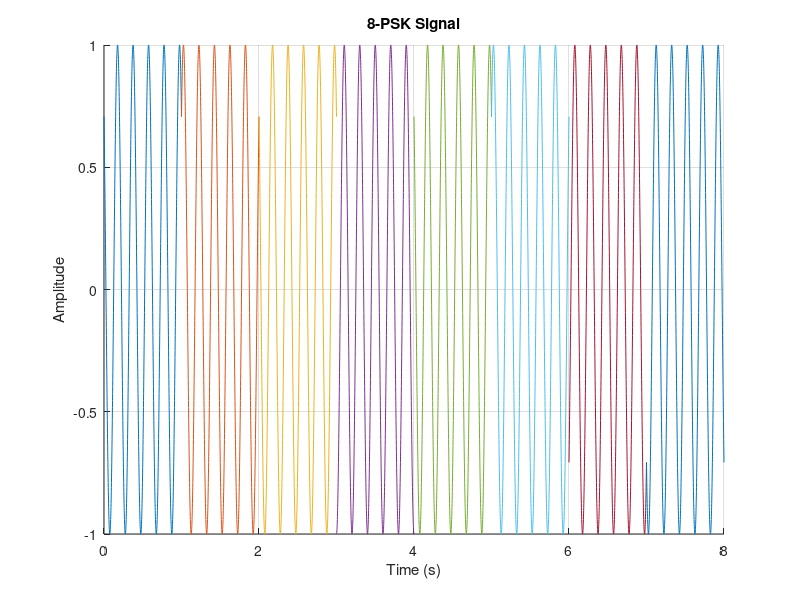

Source code (MATLAB):
close all;
clc;

fs = 1000;
t0 = 0:1/fs:1;
fc = 5;
x = [2 1 2 5 2 1 4 7];

hold on;
grid on;
title('8-PSK Signal');
xlabel('Time (s)');
ylabel('Amplitude');

for i = 1:length(x)
    t = t0 + (i-1);

    if x(i) == 0
        phase = 0;
    elseif x(i) == 1
        phase = pi/4;
    elseif x(i) == 2
        phase = 3*pi/4;
    elseif x(i) == 3
        phase = pi/2;
    elseif x(i) == 4
        phase = -pi/4;
    elseif x(i) == 5
        phase = -pi/2;
    elseif x(i) == 6
        phase = pi;
    else   
        phase = -3*pi/4;
    end

    psk = sin(2*pi*fc*t + phase);
    plot(t, psk);
end
